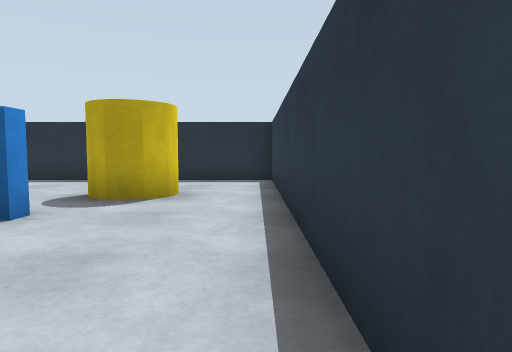
[1] (above)

16 first-person views from a walk through a world built for the Gazebo simulator. The camera is 0.69 m above the floor, tilts 4° down and sees 75° across. The floor is counted in squares, 1 m on a side. Each view is taken from the middle of a square. On the plan, view 1 faces up. The plan holds only what a view shows up to about 10 squares ahead; the rest is blank.

[2]
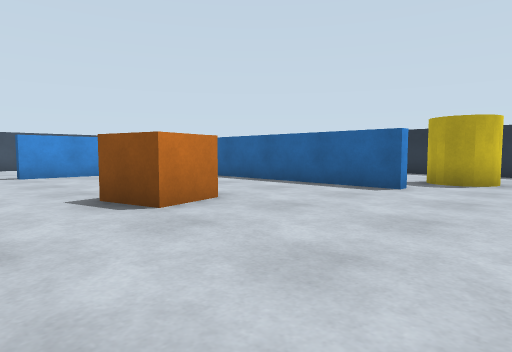

[3]
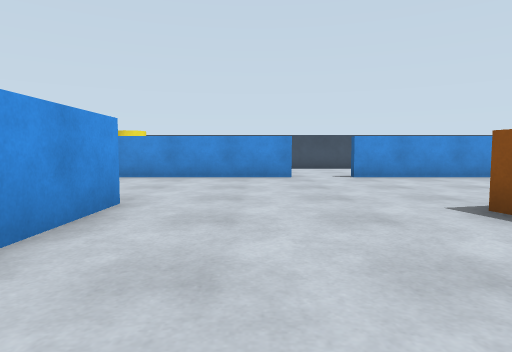

[4]
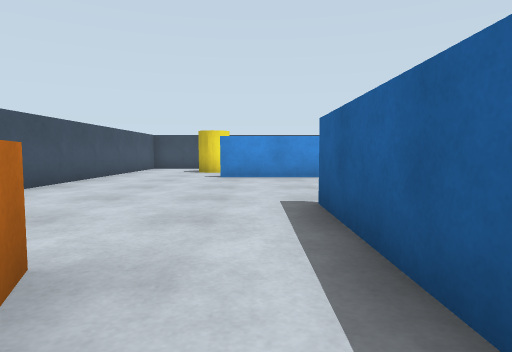

[5]
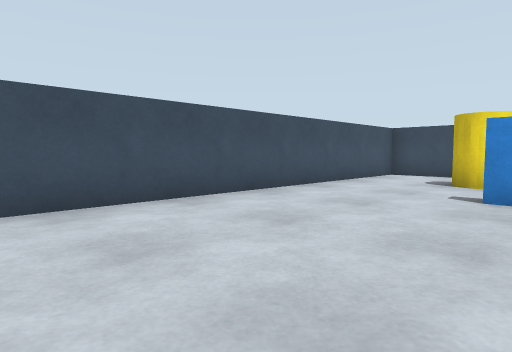

[6]
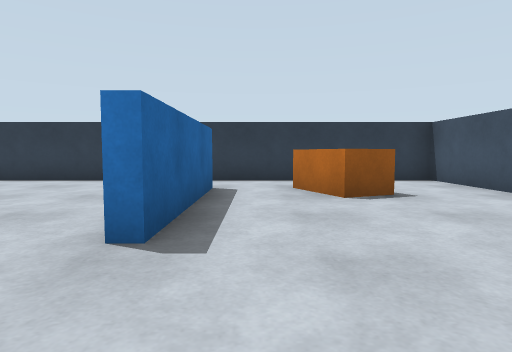

[7]
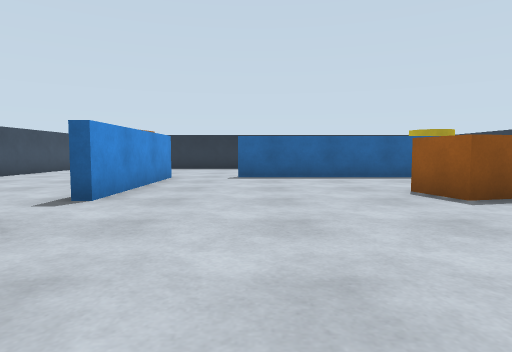

[8]
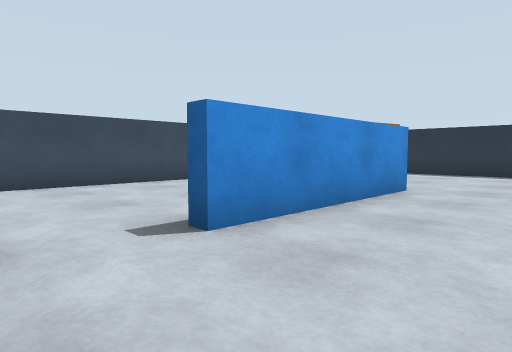

[9]
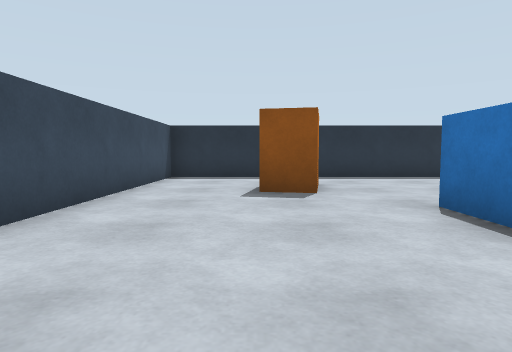

[10]
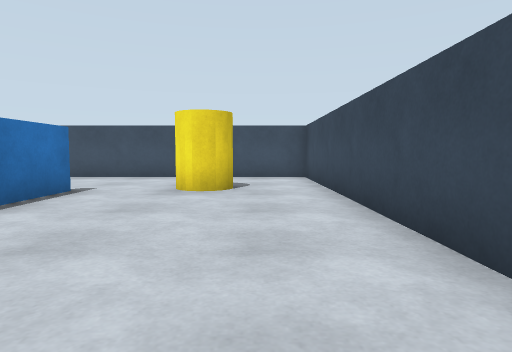

[11]
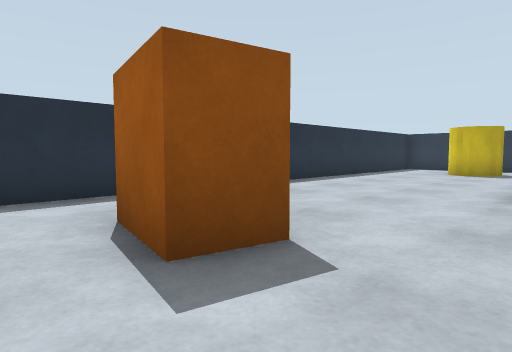

[12]
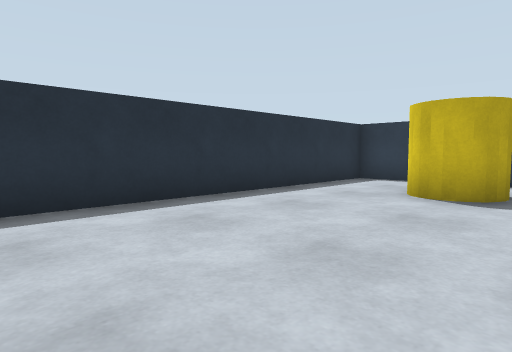

[13]
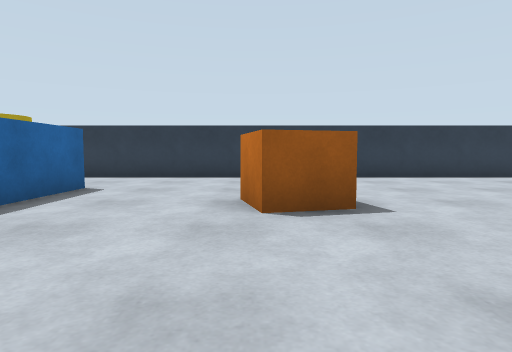

[14]
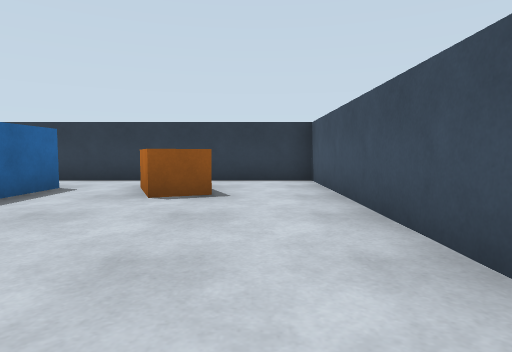

[15]
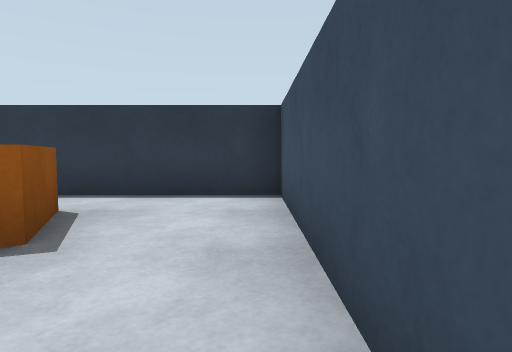

[16]
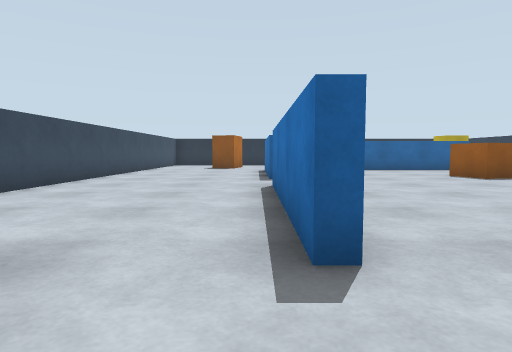

### Floor plan
Points are (right, up) in squares from view 1. A wall is a line through its corners. A room is listed if a view was taken in it or the views show most of it. See-through windows are left out.
Room 1 (views 1, 2, 3, 4, 5, 6, 7, 8, 9, 10, 11, 12, 13, 14, 15, 16)
walls: (-10.3, -3) (-10.3, -8) (-10.6, -8) (-10.6, -3.1); (-10.6, 2) (-10.6, 3.2); (-10.3, 3.2) (-10.3, -1.2) (-10.6, -1.2) (-10.6, -0.2); (-2.5, 3.8) (-2.5, 3.4) (-8.5, 3.4); (-1.5, -6.1) (-5.5, -6.1) (-5.5, -5.8) (-3.2, -5.8); (0.4, 8.4) (-15.4, 8.4) (-15.4, -11.4) (0.4, -11.4) (0.4, 8.4)
objects: pillar (-13, -9) to (-13, -8); crate (-13, 5) to (-12, 6); crate (-5, -1) to (-4, 0); crate (-3, -9) to (-1, -8); pillar (-2, 5) to (-2, 6)

Positions as (right, up) in squares from view 1, and headings:
1: (0, 0), facing up
2: (0, -3), facing up-left
3: (-1, -4), facing left
4: (-1, -7), facing left
5: (-5, -7), facing down-left
6: (-8, -7), facing right
7: (-8, -6), facing up
8: (-8, -3), facing up-left
9: (-13, -1), facing up
10: (-14, -2), facing down
11: (-14, 3), facing up-right
12: (-8, 4), facing up-right
13: (-9, 0), facing right
14: (-8, -10), facing right
15: (-5, -11), facing right
16: (-11, -10), facing up
